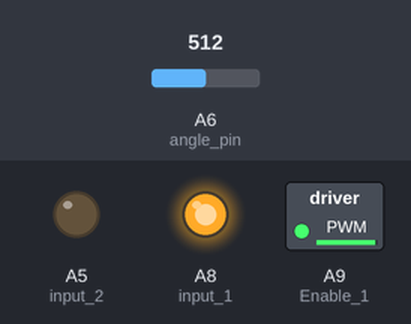
The sketch below on a simulated Teensy 4. On the bench: switched loads named in the sketch (green lamp = pin HIGH), output pins drawn as LEDs (lit = HIGH). Inputs (shaded band) come from the test bench; at power-on: A6 (angle_pin) = 512. Storage starts empty; no radio packets arrive unless stated; pins used as bus, display or sensor lines are not drawn; what the sketch prints to the serial monitor is not drawn.

Above: at 1.2 s.
1.3 s: A6 (angle_pin) set to 240
At 3.8 s:
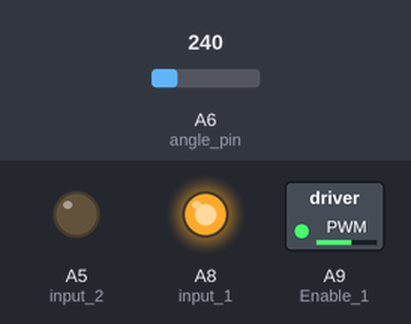
4.3 s: A6 (angle_pin) set to 122
At 6.2 s:
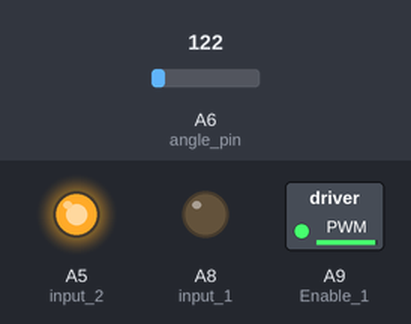
9.4 s: A6 (angle_pin) set to 1023
At 10.5 s:
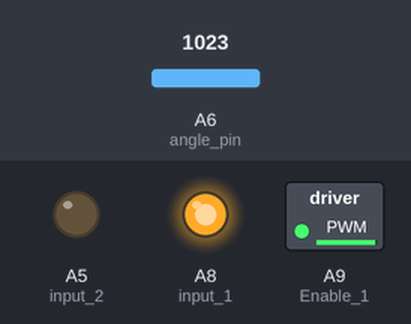
12.4 s: A6 (angle_pin) set to 37
At 13.3 s:
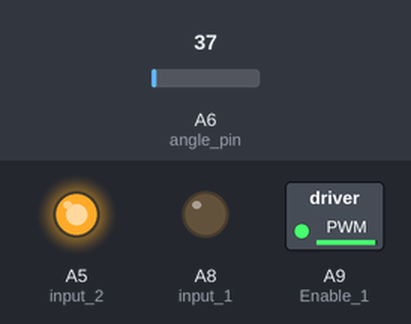
Timing chart, 0 to 15.3 s (numbered marks = the images above; inputs shaded):
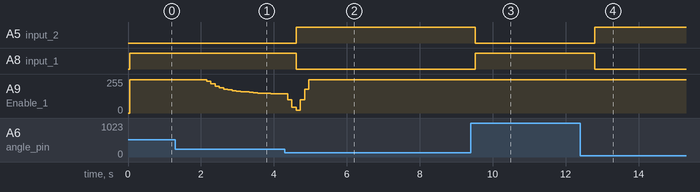

The sketch:

Wing_onboard_vlast.ino
```cpp
//Libraries
#include "reciever.h"
#include "dcmoter.h"
#include "potentiometer.h"
#include "pid.h"
#include <SimpleKalmanFilter.h>
#include <SD.h>
#include <SPI.h>
#include <TimeLib.h>


File myFile;
const int chipSelect = BUILTIN_SDCARD;
String data_string;


#define pidLoopDelay 5 // Run pid every 5ms
#define pid_maxOut 250 // Maximum pwm adjustable value per servo


SimpleKalmanFilter dtermFilterX(4.0f, 4.0f, 0.25); // x Controller filtering

//pins for teensy
const int angle_pin = A6;
const float angle_max = 47.0f;
const float angle_min = -23.0f;

//LCD pins (rs, enable, d4, d5, d6, d7)
//LiquidCrystal lcd(27, 28, 29, 30, 31, 32);

float set_angle = 0;

float pid_raw[3]; // x, y, z
float angle_raw;

//"Memory" of old value
int rotation;


SimpleKalmanFilter dtermFiltera(4.0f, 4.0f, 0.25); // angle Controller filtering
POTENTIOMETER angle_in;

int display_key = A14;

void setup() {
  // put your setup code here, to run once:
  Serial.begin(115200);
  dc_moter.begin();
  radio.begin();
  angle_in.set(angle_pin, angle_max, angle_min);


  Serial.print("Initializing SD card...");
  if (!SD.begin(chipSelect)) {
    Serial.println("initialization failed!");
    return;
  }
  Serial.println("initialization done.");
  myFile = SD.open("wing_v_last.csv", FILE_WRITE);
  time_t now_time = now(); // store the current time in time variable t

  String data_string = "Time, Target angle (deg), Actual angle(deg), k_P, k_I, k_D, ";
  data_string = data_string+ String(now_time);
  // if the file opened okay, write to it:
  if (myFile) {
    myFile.println(data_string);
    // close the file:
    myFile.close();
  } else {
    // if the file didn't open, print an error:
    Serial.println("error opening file");
  }

}

void loop() {
  angle_raw = 0.9f * (dtermFiltera.updateEstimate(angle_in.read()) + 8);

  float pid_out_rotation = pidX.calculate(set_angle, angle_raw, pidLoopDelay, &dtermFilterX);
  int pid_out_zip = pid_out_rotation;

  pid_out_zip = constrain(pid_out_zip*2, -pid_maxOut, pid_maxOut);
  //Serial.print(pid_out_zip);
  //Serial.print("\n");
  dc_moter.dc_rotation(pid_out_zip);

  logging_data(set_angle, angle_raw, pidX.getPid(P), pidX.getPid(I), pidX.getPid(D));
  reciever_main();
  radio.send('A', angle_raw);
  delay(pidLoopDelay);
  // put your main code here, to run repeatedly:
}


// serial output
void reciever_main() {
  if (radio.receive()) {
    //Serial.print("in");
    switch (*radio.flag) {
      case 'F':
        break;
      case 'S':
        set_angle = *radio.data;
        Serial.print(set_angle);
        break;
      case 'P':
        pidX.setPid_one(P, *radio.data);
        break;
      case 'I':
        pidX.setPid_one(I, *radio.data);
        break;
      case 'D':
        pidX.setPid_one(D, *radio.data);
        break;
    }
  }
}


bool logging_data(float target_AoA, float Actual_AoA, float k_P, float k_I, float k_D)
{
  int log_time = millis();
  SD.begin(chipSelect);
  myFile = SD.open("wing_v_last.csv", FILE_WRITE);
  String data_string = String(log_time) + ", " + String(target_AoA) + ", " + String(Actual_AoA) + ", " + String(k_P) + ", " + String(k_I) + ", " + String(k_D);
  //Serial.println(data_string);
  // if the file opened okay, write to it:
  if (myFile) {
    myFile.println(data_string);
    // close the file:
    myFile.close();
  } else {
    // if the file didn't open, print an error:
    Serial.println("error opening file");
  }
}
```

dcmoter.h
```cpp
#ifndef _dcmoter_h_
#define _dcmoter_h_

//include <config.h>

#include <LiquidCrystal.h>

// Change to 434.0 or other frequency, must match RX's freq!
class DCMOTER {
    private:
        //LCD pins (rs, enable, d4, d5, d6, d7)
        static const int Enable_1 = 23;
        static const int input_1 = 22;
        static const int input_2 = 19;

    public:
        bool dc_rotation(int rotation);
        void begin();
};

void DCMOTER::begin(){
    pinMode(Enable_1, OUTPUT);
    pinMode(input_1, OUTPUT);
    pinMode(input_2, OUTPUT);

    // Initial state -Motors
    digitalWrite(input_1, LOW);
    digitalWrite(input_2, LOW);

    //Dc motor Voltage Value >> -255 to +255
}

// Function for printing PID values onto LCD display
bool DCMOTER::dc_rotation(int rotation){
    if (rotation > 0) {
        digitalWrite(input_1, LOW);
        digitalWrite(input_2, HIGH);
        }
    else {
        digitalWrite(input_1, HIGH);
        digitalWrite(input_2, LOW);
        }

    analogWrite(Enable_1, abs(rotation));
    return true;
}

DCMOTER dc_moter;

#endif
```

pid.h
```cpp
#ifndef _pid_h_
#define _pid_h_
#include <SimpleKalmanFilter.h>

#define dtermFilter

enum PIDD{P, I, D};

class PID {
  private:
    // output limit
    int limitP;
    int limitI;
    int limitD;
    int limitO;
    float arrayPID[3];
    float integral = 0;
    float pre_error = 0;
    float pre_derivative_out = 0;
  public:
    float getPid(PIDD);
    float getIntegral();
    void setIntegral(float);
    void setPid(float, float, float);
    void setPid_one(PIDD, float);

    int calculate(float, float, float);
    int calculate(float, float, float, SimpleKalmanFilter*);
    int calculate(float, float, float, SimpleKalmanFilter*, bool);
    PID(float, float, float, int, int, int);
};


PID::PID(float p, float i, float d, int lp, int li, int ld){
  arrayPID[P] = p;
  arrayPID[I] = i;
  arrayPID[D] = d;
  limitP = lp;
  limitI = li;
  limitD = ld;
}

void PID::setIntegral(float t){
  integral = t;
}

float PID::getIntegral(){
  return integral;
}

void PID::setPid(float p, float i, float d){
  arrayPID[P] = p;
  arrayPID[I] = i;
  arrayPID[D] = d;
}

void PID::setPid_one(PIDD which, float data){
  arrayPID[which] = data;
}


float PID::getPid(PIDD which){
  return arrayPID[which];
}


int PID::calculate(float set_point, float measure, float dt){
  // error
  float cur_error = (set_point - measure)*50;

  // propotion
  float propotion_out = cur_error * arrayPID[P];
  propotion_out = constrain(propotion_out, -limitP, limitP);

  // intergral
  integral = integral + (cur_error / 1000 * dt);
  integral = constrain(integral, (float)-limitI/arrayPID[I], (float)limitI/arrayPID[I]);
  float integral_out = integral * arrayPID[I];

  // derivative
  float derivative_out = (cur_error - pre_error) * arrayPID[D] / dt;
  derivative_out = constrain(derivative_out, -limitD, limitD) * 0.90 + pre_derivative_out * 0.10;
  pre_derivative_out = derivative_out;
  pre_error = cur_error;

  // out
  float out = (propotion_out + integral_out + derivative_out);
  return out;
}

int PID::calculate(float set_point, float measure, float dt, SimpleKalmanFilter *filterD){
  // error
  float cur_error = set_point - measure;

  // propotion
  float propotion_out = cur_error * arrayPID[P];
  propotion_out = constrain(propotion_out, -limitP, limitP);

  // intergral
  integral = integral + (cur_error / 1000 * dt);
  integral = constrain(integral, (float)-limitI/arrayPID[I], (float)limitI/arrayPID[I]);
  float integral_out = integral * arrayPID[I];

  // derivative
  float derivative_out = (cur_error - pre_error) * arrayPID[D] / dt;
  derivative_out = filterD->updateEstimate(constrain(derivative_out, -limitD, limitD));

  pre_derivative_out = derivative_out;
  pre_error = cur_error;

  // Serial.print(arrayPID[P]);
  // Serial.print(" ");
  // Serial.print(arrayPID[I]);
  // Serial.print(" ");
  // Serial.print(arrayPID[D]);
  // Serial.print(" ");

  // out
  float out = (propotion_out + integral_out + derivative_out);

  // Serial.print(out);
  // Serial.print("\n");
  return out;
}

// The first three parameters are k(pid). The last three are the pwm output limits for each controller.
PID pidX(50.6f, 0.0f, 50.0f, 900, 900, 900);

#endif
```

potentiometer.h
```cpp
#ifndef _potentiometer_h_
#define _potentiometer_h_

//include <config.h>

#include <LiquidCrystal.h>

// Change to 434.0 or other frequency, must match RX's freq!
class POTENTIOMETER {
    private:
        //LCD pins (rs, enable, d4, d5, d6, d7)
        int pin;
        float limit_max;
        float limit_min;
        float potValue;

    public:
        bool set(int pinin, float limit_maxin, float limit_minin);
        float read();

};

bool POTENTIOMETER::set(int pinin, float limit_maxin, float limit_minin){
    pin = pinin;
    limit_max = limit_maxin;
    limit_min = limit_minin;
    return true;
}

// Function for printing PID values onto LCD display
float POTENTIOMETER::read(){
      //Serial.print(analogRead(pin));
  //Serial.print("\n");
    potValue = analogRead(pin) / 1023.0f * (limit_max-limit_min) + limit_min;
    return potValue;
}


#endif
```

reciever.h
```cpp
#ifndef _reciever_h_
#define _reciever_h_

//include <config.h>

#include <SPI.h>
#include <RH_RF69.h>

// Change to 434.0 or other frequency, must match RX's freq!
class RADIO {
    private:
        static const float RF69_FREQ = 915.0;
        static const int RFM69_RST = 3;
        static const int RFM69_CS = 10;
        static const int RFM69_INT = digitalPinToInterrupt(2);
        static const int MAX_SEND = 3;

        RH_RF69 rf69;
        uint8_t buf[5];
        uint8_t len = sizeof(buf);
    public:
        char *flag = (char *)&buf[4];
        float *data = (float *)&buf;
        bool receive();
        bool send(char flag_send, float data_send);
        void begin();
        float read(char flag);
};

void RADIO::begin(){
    pinMode(RFM69_RST, OUTPUT);
    digitalWrite(RFM69_RST, LOW);

    // manual reset
    digitalWrite(RFM69_RST, HIGH);
    delay(10);
    digitalWrite(RFM69_RST, LOW);
    delay(10);

    if (!rf69.init()) {
        Serial.println("RFM69 radio init failed");
    }
    // Defaults after init are 434.0MHz, modulation GFSK_Rb250Fd250, +13dbM (for low power module)
    // No encryption
    if (!rf69.setFrequency(RF69_FREQ)) {
        Serial.println("setFrequency failed");
    }
    Serial.println("RFM69 radio init OK!");

    rf69.setTxPower(20, true);  // range from 14-20 for power, 2nd arg must be true for 69HCW
}

bool RADIO::receive(){
    if(rf69.available()){
        if (rf69.recv(buf, &len)) {

            rf69.send((uint8_t *)buf, len);
            rf69.waitPacketSent();
            rf69.setModeRx();
            return true;
        }
    }else return false;
}

bool RADIO::send(char flag_send, float data_send){
    *flag = flag_send;
    //Serial.print(*flag);
    *data = data_send;
    //Serial.print(*data);
    //*data = aa;
    for(int i = 0; i < 1; i++)
    {
        rf69.send((uint8_t *)buf, len);
        rf69.waitPacketSent();
        if (rf69.waitAvailableTimeout(5))  {
            uint8_t buf_check[5];
            uint8_t len_check = sizeof(buf_check);
            Serial.print("in");
            // Should be a reply message for us now
            if (rf69.recv(buf_check, &len_check)) {
                if (buf_check[0] == buf[0]) {
                    Serial.print("Transmit Success");
                    return true;
                }
                else continue;
            }
        }
    }
    //Serial.print("Transmit f\n");
    return false;
}


RADIO radio;

#endif
```

Measured:
- after the input at 1.3 s, A9 (Enable_1): moves from 250/255 to 144/255 over 2.0 s, starting after 0.85 s
- after the input at 4.3 s, A5 (input_2): LOW → HIGH after 0.31 s; A8 (input_1): HIGH → LOW after 0.31 s
- after the input at 9.4 s, A5 (input_2): HIGH → LOW after 0.12 s; A8 (input_1): LOW → HIGH after 0.12 s
- after the input at 12.4 s, A5 (input_2): LOW → HIGH after 0.39 s; A8 (input_1): HIGH → LOW after 0.39 s
